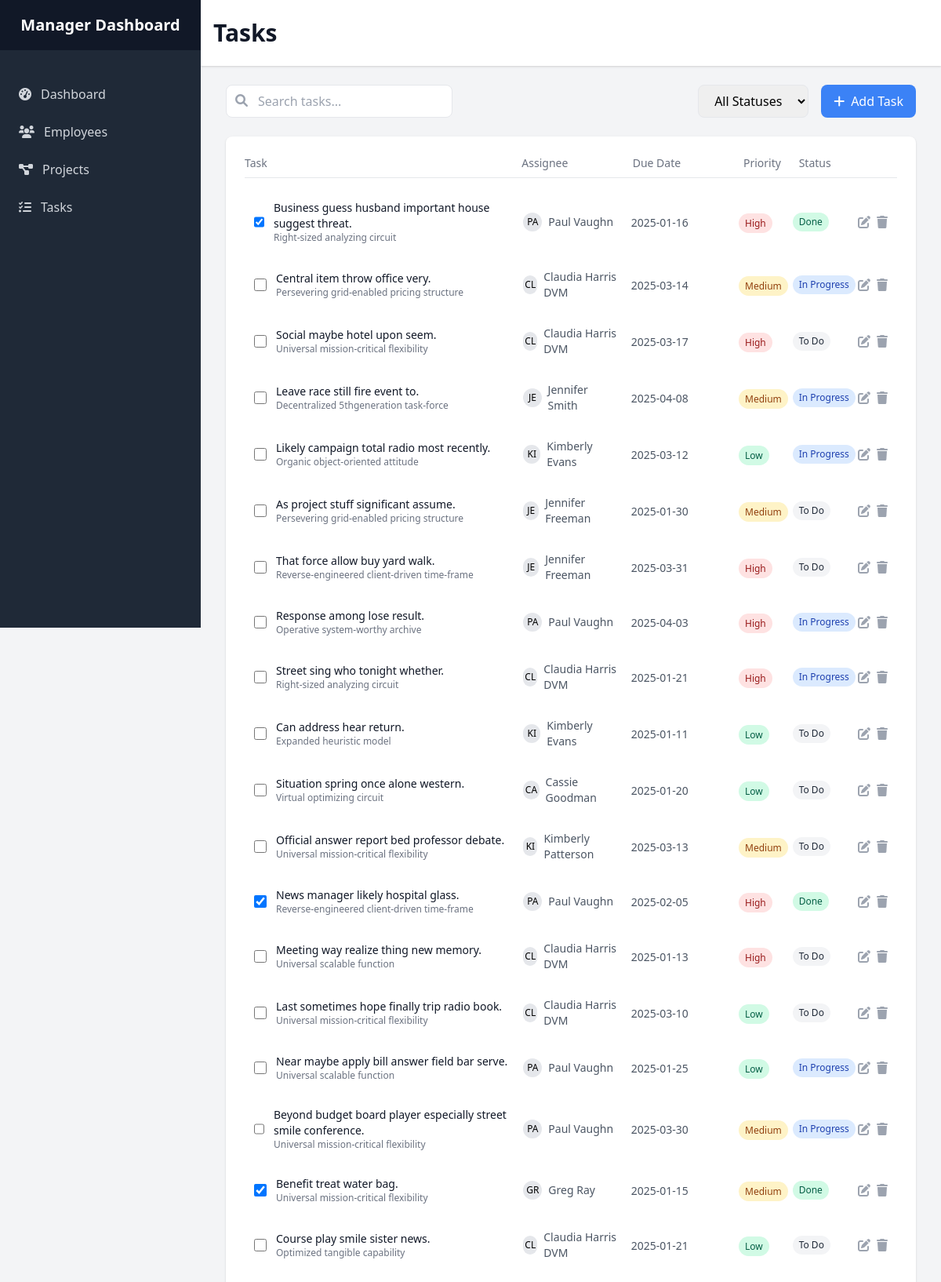
The page /tasks (upper part) on the database its author committed.
### app/models.py (models this page shows)
class Task(db.Model):
    id = db.Column(db.Integer, primary_key=True)
    title = db.Column(db.String(200), nullable=False)
    description = db.Column(db.Text)
    status = db.Column(db.String(50), default='To Do')  # To Do, In Progress, Done
    priority = db.Column(db.String(50), default='Medium')  # Low, Medium, High
    due_date = db.Column(db.DateTime)
    created_at = db.Column(db.DateTime, default=datetime.utcnow)
    employee_id = db.Column(db.Integer, db.ForeignKey('employee.id'))
    project_id = db.Column(db.Integer, db.ForeignKey('project.id'))

class Project(db.Model):
    id = db.Column(db.Integer, primary_key=True)
    title = db.Column(db.String(200), nullable=False)
    description = db.Column(db.Text)
    progress = db.Column(db.Integer, default=0)  # 0-100
    start_date = db.Column(db.DateTime, default=datetime.utcnow)
    end_date = db.Column(db.DateTime)
    employee_id = db.Column(db.Integer, db.ForeignKey('employee.id'))
    tasks = db.relationship('Task', backref='project', lazy=True)

class Employee(db.Model):
    id = db.Column(db.Integer, primary_key=True)
    name = db.Column(db.String(100), nullable=False)
    email = db.Column(db.String(120), unique=True, nullable=False)
    role = db.Column(db.String(100))
    department = db.Column(db.String(100))
    skills = db.Column(db.String(500))
    badge_level = db.Column(db.Integer, default=1)
    join_date = db.Column(db.DateTime, default=datetime.utcnow)
    projects = db.relationship('Project', backref='employee', lazy=True)
    tasks = db.relationship('Task', backref='employee', lazy=True)

### app/routes.py (the view)
@main.route('/tasks')
def tasks():
    tasks = Task.query.all()
    employees = Employee.query.all()  # For the add task modal
    projects = Project.query.all()    # For the add task modal
    return render_template('tasks.html',
                         tasks=tasks,
                         employees=employees,
                         projects=projects)

### app/templates/tasks.html (shortened to what this page needs)
{% extends "base.html" %}
{% block header %}Tasks{% endblock %}
{% block content %}
<div class="mb-6">
    <div class="flex justify-between items-center">
        <div class="relative">
            <input type="text"
                   class="search-input pl-10 pr-4 py-2 border rounded-lg focus:outline-none focus:ring-2 focus:ring-blue-500"
                   placeholder="Search tasks...">
            <i class="fas fa-search absolute left-3 top-3 text-gray-400"></i>
        </div>
        <div class="flex space-x-4">
            <select class="border rounded-lg px-4 py-2 focus:outline-none focus:ring-2 focus:ring-blue-500">
                <option value="">All Statuses</option>
            </select>
            <button class="bg-blue-500 text-white px-4 py-2 rounded-lg hover:bg-blue-600">
                <i class="fas fa-plus mr-2"></i>Add Task
            </button>
        </div>
    </div>
</div>
<div class="bg-white rounded-lg shadow">
    <div class="p-6">
        <div class="grid grid-cols-12 gap-4 mb-4 text-sm font-medium text-gray-500 border-b pb-2">
            <div class="col-span-5">Task</div>
            <div class="col-span-2">Assignee</div>
            <div class="col-span-2">Due Date</div>
            <div class="col-span-1">Priority</div>
            <div class="col-span-2">Status</div>
        </div>
        <div class="space-y-2">
            {% for task in tasks %}
            <div class="grid grid-cols-12 gap-4 p-3 rounded-lg hover:bg-gray-50 searchable-item items-center">
                <div class="col-span-5">
                    <div class="flex items-center space-x-3">
                        <input type="checkbox" class="form-checkbox h-4 w-4 text-blue-600 rounded"
                               {% if task.status == 'Done' %}checked{% endif %}>
                        <div>
                            <p class="text-sm font-medium text-gray-900">{{ task.title }}</p>
                            <p class="text-xs text-gray-500">{{ task.project.title }}</p>
                        </div>
                    </div>
                </div>
                <div class="col-span-2">
                    <div class="flex items-center space-x-2">
                        <div class="w-6 h-6 bg-gray-200 rounded-full flex items-center justify-center">
                            <span class="text-xs font-medium">{{ task.employee.name[:2].upper() }}</span>
                        </div>
                        <span class="text-sm text-gray-600">{{ task.employee.name }}</span>
                    </div>
                </div>
                <div class="col-span-2">
                    <span class="text-sm text-gray-600">{{ task.due_date.strftime('%Y-%m-%d') }}</span>
                </div>
                <div class="col-span-1">
                    <span class="px-2 py-1 text-xs font-medium rounded-full
                               {% if task.priority == 'High' %}bg-red-100 text-red-800
                               {% elif task.priority == 'Medium' %}bg-yellow-100 text-yellow-800
                               {% else %}bg-green-100 text-green-800{% endif %}">
                        {{ task.priority }}
                    </span>
                </div>
                <div class="col-span-2 flex items-center justify-between">
                    <span class="px-2 py-1 text-xs font-medium rounded-full
                               {% if task.status == 'Done' %}bg-green-100 text-green-800
                               {% elif task.status == 'In Progress' %}bg-blue-100 text-blue-800
                               {% else %}bg-gray-100 text-gray-800{% endif %}">
                        {{ task.status }}
                    </span>
                    <div class="flex space-x-2">
                        <button class="text-gray-400 hover:text-blue-500">
                            <i class="fas fa-edit"></i>
                        </button>
                        <button class="text-gray-400 hover:text-red-500">
                            <i class="fas fa-trash"></i>
                        </button>
                    </div>
                </div>
            </div>
            {% endfor %}
        </div>
    </div>
</div>
{% endblock %}

### rows shown on the page
Task: status "☑", title "Business guess husband important house suggest threat.", project "Right-sized analyzing circuit", employee "PA", employee.name "Paul Vaughn", due_date "2025-01-16", priority "High", status "Done"
Task: title "Central item throw office very.", project "Persevering grid-enabled pricing structure", employee "CL", employee.name "Claudia Harris DVM", due_date "2025-03-14", priority "Medium", status "In Progress"
Task: title "Social maybe hotel upon seem.", project "Universal mission-critical flexibility", employee "CL", employee.name "Claudia Harris DVM", due_date "2025-03-17", priority "High", status "To Do"
Task: title "Leave race still fire event to.", project "Decentralized 5thgeneration task-force", employee "JE", employee.name "Jennifer Smith", due_date "2025-04-08", priority "Medium", status "In Progress"
Task: title "Likely campaign total radio most recently.", project "Organic object-oriented attitude", employee "KI", employee.name "Kimberly Evans", due_date "2025-03-12", priority "Low", status "In Progress"
Task: title "As project stuff significant assume.", project "Persevering grid-enabled pricing structure", employee "JE", employee.name "Jennifer Freeman", due_date "2025-01-30", priority "Medium", status "To Do"
Task: title "That force allow buy yard walk.", project "Reverse-engineered client-driven time-frame", employee "JE", employee.name "Jennifer Freeman", due_date "2025-03-31", priority "High", status "To Do"
Task: title "Response among lose result.", project "Operative system-worthy archive", employee "PA", employee.name "Paul Vaughn", due_date "2025-04-03", priority "High", status "In Progress"
Task: title "Street sing who tonight whether.", project "Right-sized analyzing circuit", employee "CL", employee.name "Claudia Harris DVM", due_date "2025-01-21", priority "High", status "In Progress"
Task: title "Can address hear return.", project "Expanded heuristic model", employee "KI", employee.name "Kimberly Evans", due_date "2025-01-11", priority "Low", status "To Do"
Task: title "Situation spring once alone western.", project "Virtual optimizing circuit", employee "CA", employee.name "Cassie Goodman", due_date "2025-01-20", priority "Low", status "To Do"
Task: title "Official answer report bed professor debate.", project "Universal mission-critical flexibility", employee "KI", employee.name "Kimberly Patterson", due_date "2025-03-13", priority "Medium", status "To Do"
Task: status "☑", title "News manager likely hospital glass.", project "Reverse-engineered client-driven time-frame", employee "PA", employee.name "Paul Vaughn", due_date "2025-02-05", priority "High", status "Done"
Task: title "Meeting way realize thing new memory.", project "Universal scalable function", employee "CL", employee.name "Claudia Harris DVM", due_date "2025-01-13", priority "High", status "To Do"
Task: title "Last sometimes hope finally trip radio book.", project "Universal mission-critical flexibility", employee "CL", employee.name "Claudia Harris DVM", due_date "2025-03-10", priority "Low", status "To Do"
Task: title "Near maybe apply bill answer field bar serve.", project "Universal scalable function", employee "PA", employee.name "Paul Vaughn", due_date "2025-01-25", priority "Low", status "In Progress"
Task: title "Beyond budget board player especially street smile conference.", project "Universal mission-critical flexibility", employee "PA", employee.name "Paul Vaughn", due_date "2025-03-30", priority "Medium", status "In Progress"
Task: status "☑", title "Benefit treat water bag.", project "Universal mission-critical flexibility", employee "GR", employee.name "Greg Ray", due_date "2025-01-15", priority "Medium", status "Done"
Task: title "Course play smile sister news.", project "Optimized tangible capability", employee "CL", employee.name "Claudia Harris DVM", due_date "2025-01-21", priority "Low", status "To Do"
